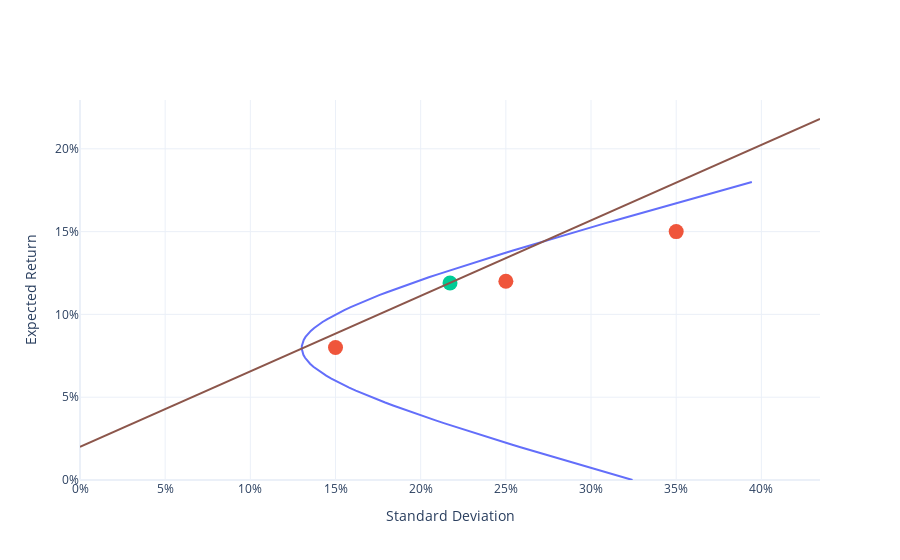

The notebook cell saved with this chart:
### Markdown cell above
# FIGURE

### Code cell
import plotly.graph_objects as go 
import plotly.io as pio
plotly_template = pio.templates["simple_white"]
colors = plotly_template.layout.colorway

string = 'asset 1: %{customdata[0]:.0%}<br>'
string += 'asset 2: %{customdata[1]:.0%}<br>'
string += 'asset 3: %{customdata[2]:.0%}<br>'
string += '<extra></extra>'
trace1 = go.Scatter(
    x=sds,
    y=mns,
    mode="lines",
    customdata=ports,
    hovertemplate=string
)

trace2 = go.Scatter( 
    x=sd,
    y=mn,
    text=["Asset 1", "Asset 2", "Asset 3"],
    hovertemplate="%{text}<extra></extra>",
    mode="markers",
    marker=dict(size=15)
)
string = 'example portfolio<br>'
string += 'asset 1: %{customdata[0]:.0%}<br>'
string += 'asset 2: %{customdata[1]:.0%}<br>'
string += 'asset 3: %{customdata[2]:.0%}<br>'
string += '<extra></extra>'
trace3 = go.Scatter(
    x=[example_sd],
    y=[example_mn],
    customdata=example.reshape(1, -1),
    hovertemplate=string,
    mode="markers",
    marker=dict(size=15)
)

x = np.arange(0, 2.01, 0.01) * example_sd 
y = rf + np.arange(0, 2.01, 0.01) * (example_mn - rf)
trace4 = go.Scatter(
    x=x,
    y=y,
    text = [example_sharpe]*len(x),
    mode="lines",
    hovertemplate="Sharpe ratio = %{text:.1%}<extra></extra>",
    line=dict(color=colors[5])
)

fig = go.Figure()
for trace in (trace1, trace2, trace3, trace4):
    fig.add_trace(trace)

fig.update_layout(
    xaxis_title="Standard Deviation",
    yaxis_title="Expected Return",
    xaxis_rangemode = "tozero",
    yaxis_rangemode="tozero",
    xaxis_tickformat=".0%",
    yaxis_tickformat=".0%",
    template="plotly_white",
    showlegend=False
) 
fig.show()

### Figure 1 — Plotly figure (JSON) as saved in the notebook; plotly's stock layout.template omitted (floating-point values rounded to 4 significant figures; data arrays with more than 128 entries replaced by an {"elided": "..."} marker saying what was removed)
{"data": [{"customdata": {"elided": "101x3 float values"}, "hovertemplate": "asset 1: %{customdata[0]:.0%}<br>asset 2: %{customdata[1]:.0%}<br>asset 3: %{customdata[2]:.0%}<br><extra></extra>", "mode": "lines", "type": "scatter", "x": [0.3244, 0.3182, 0.3122, 0.3061, 0.3, 0.294, 0.288, 0.2821, 0.2762, 0.2703, 0.2644, 0.2586, 0.2529, 0.2471, 0.2415, 0.2359, 0.2303, 0.2248, 0.2194, 0.214, 0.2088, 0.2036, 0.1985, 0.1935, 0.1886, 0.1838, 0.1791, 0.1746, 0.1702, 0.166, 0.1619, 0.158, 0.1543, 0.1508, 0.1476, 0.1445, 0.1417, 0.1392, 0.137, 0.1351, 0.1334, 0.1321, 0.1311, 0.1305, 0.1302, 0.1302, 0.1306, 0.1313, 0.1324, 0.1338, 0.1355, 0.1375, 0.1398, 0.1424, 0.1452, 0.1483, 0.1516, 0.1552, 0.1589, 0.1628, 0.167, 0.1712, 0.1756, 0.1802, 0.1849, 0.1897, 0.1946, 0.1997, 0.2048, 0.21, 0.2153, 0.2207, 0.2261, 0.2316, 0.2372, 0.2428, 0.2485, 0.2542, 0.26, 0.2658, 0.2716, 0.2775, 0.2835, 0.2894, 0.2954, 0.3015, 0.3075, 0.3136, 0.3197, 0.3258, 0.332, 0.3381, 0.3443, 0.3505, 0.3567, 0.363, 0.3692, 0.3755, 0.3818, 0.3881, 0.3944], "y": [0, 0.0018, 0.0036, 0.0054, 0.0072, 0.009, 0.0108, 0.0126, 0.0144, 0.0162, 0.018, 0.0198, 0.0216, 0.0234, 0.0252, 0.027, 0.0288, 0.0306, 0.0324, 0.0342, 0.036, 0.0378, 0.0396, 0.0414, 0.0432, 0.045, 0.0468, 0.0486, 0.0504, 0.0522, 0.054, 0.0558, 0.0576, 0.0594, 0.0612, 0.063, 0.0648, 0.0666, 0.0684, 0.0702, 0.072, 0.0738, 0.0756, 0.0774, 0.0792, 0.081, 0.0828, 0.0846, 0.0864, 0.0882, 0.09, 0.0918, 0.0936, 0.0954, 0.0972, 0.099, 0.1008, 0.1026, 0.1044, 0.1062, 0.108, 0.1098, 0.1116, 0.1134, 0.1152, 0.117, 0.1188, 0.1206, 0.1224, 0.1242, 0.126, 0.1278, 0.1296, 0.1314, 0.1332, 0.135, 0.1368, 0.1386, 0.1404, 0.1422, 0.144, 0.1458, 0.1476, 0.1494, 0.1512, 0.153, 0.1548, 0.1566, 0.1584, 0.1602, 0.162, 0.1638, 0.1656, 0.1674, 0.1692, 0.171, 0.1728, 0.1746, 0.1764, 0.1782, 0.18]}, {"hovertemplate": "%{text}<extra></extra>", "marker": {"size": 15}, "mode": "markers", "text": ["Asset 1", "Asset 2", "Asset 3"], "type": "scatter", "x": [0.15, 0.25, 0.35], "y": [0.08, 0.12, 0.15]}, {"customdata": [[0.1, 0.8, 0.1]], "hovertemplate": "example portfolio<br><br>asset 1: %{customdata[0]:.0%}<br>asset 2: %{customdata[1]:.0%}<br>asset 3: %{customdata[2]:.0%}<br><extra></extra>", "marker": {"size": 15}, "mode": "markers", "type": "scatter", "x": [0.2172], "y": [0.119]}, {"hovertemplate": "Sharpe ratio = %{text:.1%}<extra></extra>", "line": {"color": "#8C564B"}, "mode": "lines", "text": {"elided": "201 str values"}, "type": "scatter", "x": {"elided": "201 float values"}, "y": {"elided": "201 float values"}}], "layout": {"showlegend": false, "xaxis": {"rangemode": "tozero", "tickformat": ".0%", "title": {"text": "Standard Deviation"}}, "yaxis": {"rangemode": "tozero", "tickformat": ".0%", "title": {"text": "Expected Return"}}}}
